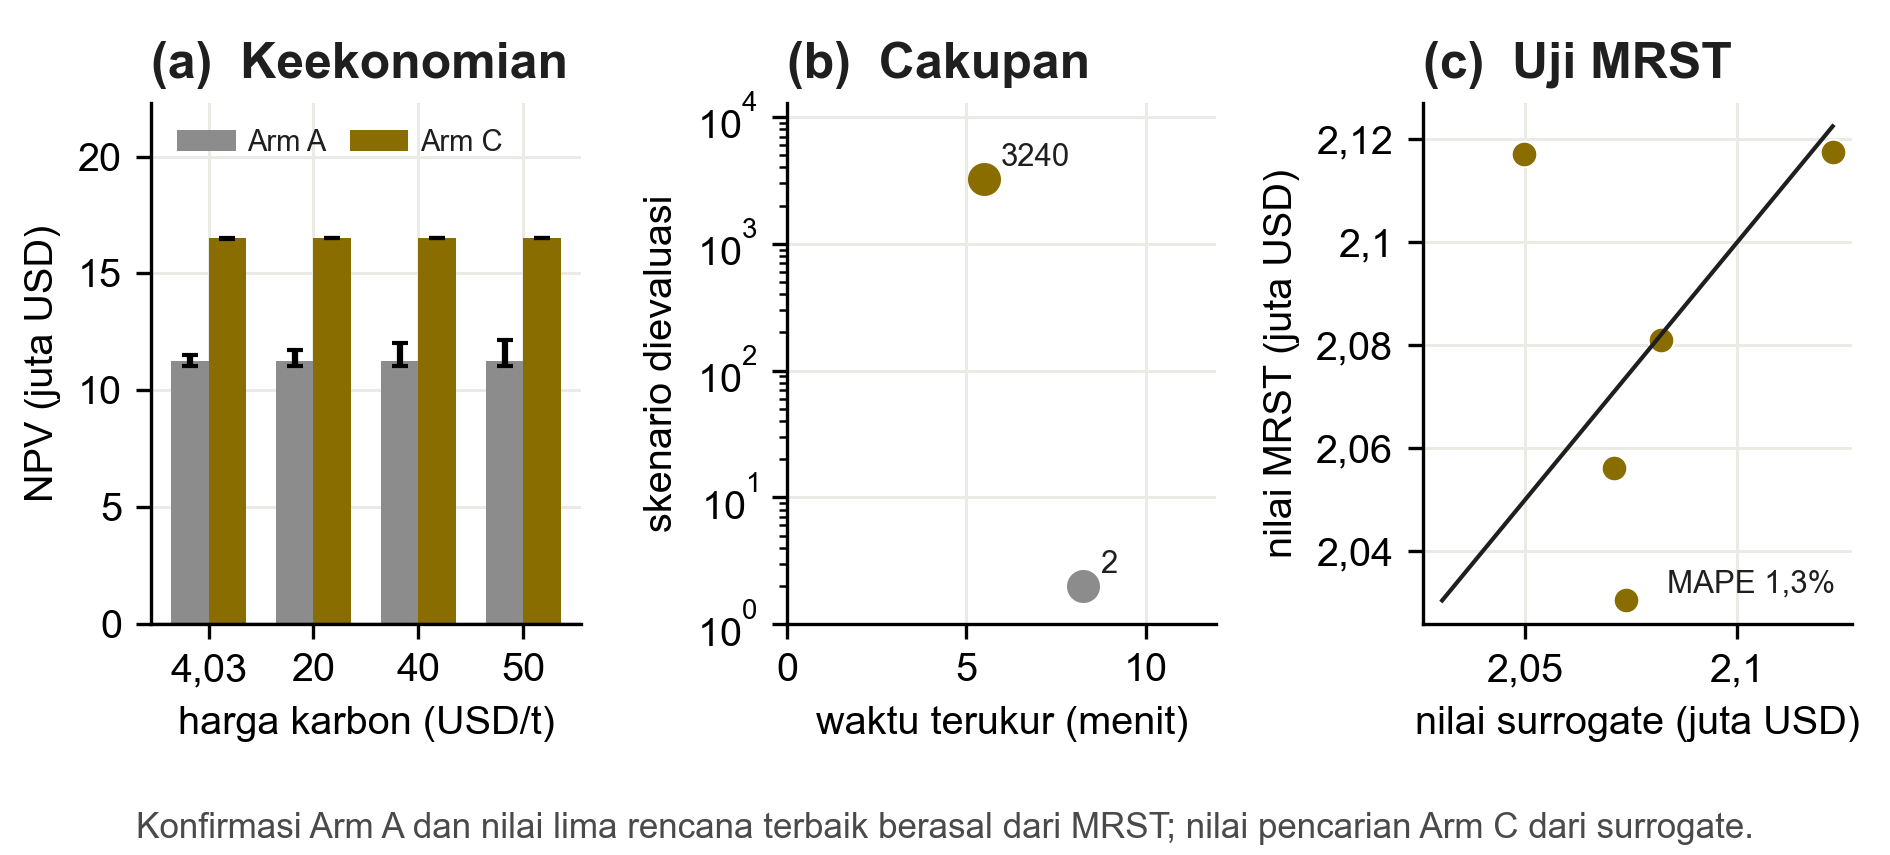

Python code for this plot:
"""Figure 8 - A/B/C economics, coverage, and top-five MRST confirmation."""

from pathlib import Path

import matplotlib

matplotlib.use("Agg")
import matplotlib.pyplot as plt
from feature007_common import localize
import numpy as np

from feature007_common import blocked_main, load_table, parser, require_ready


OUT_DIR = Path(__file__).parent
INK = "#1F1F1F"
SUB_INK = "#4A4A4A"
COLORS = {"A": "#8C8C8C", "B": "#3E6FA8", "C": "#8A6D00"}


def _style(ax) -> None:
    ax.spines[["top", "right"]].set_visible(False)
    ax.grid(color="#ECEAE4", lw=0.7)
    ax.set_axisbelow(True)


def generate() -> None:
    args = parser(8, __doc__).parse_args()
    manifest, _ = require_ready(args.bundle, args.figure_number)
    economics = load_table(args.bundle, manifest, "abc_economics")
    runtime = load_table(args.bundle, manifest, "abc_runtime")
    confirmation = load_table(args.bundle, manifest, "topk_confirmation")

    plt.rcParams.update(
        {
            "font.family": "Arial",
            "font.size": 9.5,
            "axes.titlesize": 12,
            "axes.labelsize": 9.5,
            "pdf.fonttype": 42,
            "ps.fonttype": 42,
            "text.color": INK,
        }
    )
    fig, axes = plt.subplots(1, 3, figsize=(6.3, 2.85), gridspec_kw={"wspace": 0.48})

    ax = axes[0]
    prices = sorted({float(row["carbon_price_usd_per_tonne"]) for row in economics})
    arms = [arm for arm in ("A", "B", "C") if any(row["arm"] == arm for row in economics)]
    width = 0.72 / len(arms)
    x = np.arange(len(prices))
    for offset, arm in enumerate(arms):
        rows = {float(row["carbon_price_usd_per_tonne"]): row for row in economics if row["arm"] == arm}
        values = np.array([float(rows[price]["npv_usd"]) / 1e6 for price in prices])
        low = np.array([float(rows[price]["npv_low_usd"]) / 1e6 for price in prices])
        high = np.array([float(rows[price]["npv_high_usd"]) / 1e6 for price in prices])
        ax.bar(x + (offset - (len(arms) - 1) / 2) * width, values, width=width, color=COLORS[arm], label=f"Arm {arm}",
               yerr=np.vstack([values - low, high - values]), capsize=2, linewidth=0)
    ax.axhline(0, color=INK, lw=0.8)
    ax.set_xticks(x, [f"{price:.2f}".rstrip("0").rstrip(".").replace(".", ",") for price in prices])
    ax.set_xlabel("harga karbon (USD/t)")
    ax.set_ylabel("NPV (juta USD)")
    ax.set_title("(a)  Keekonomian", loc="left", fontweight="bold")
    top = max(float(row["npv_high_usd"]) for row in economics) / 1e6
    ax.set_ylim(0, top * 1.35)
    ax.legend(loc="upper left", ncol=len(arms), fontsize=7.0, frameon=False,
              handletextpad=0.4, columnspacing=0.8)
    _style(ax)

    ax = axes[1]
    for row in runtime:
        arm = row["arm"]
        ax.scatter(float(row["wall_clock_seconds"]) / 60,
                   float(row["scenarios_evaluated"]),
                   color=COLORS[arm], s=48, label=f"Arm {arm}")
        ax.annotate(f"{int(float(row['scenarios_evaluated']))}",
                    (float(row["wall_clock_seconds"]) / 60, float(row["scenarios_evaluated"])),
                    xytext=(4, 3), textcoords="offset points", fontsize=7.5)
    ax.set_yscale("log")
    ax.set_xlim(0, max(float(row["wall_clock_seconds"]) for row in runtime) / 60 * 1.45)
    ax.set_ylim(1, 3240 * 4)
    ax.set_xlabel("waktu terukur (menit)")
    ax.set_ylabel("skenario dievaluasi")
    ax.set_title("(b)  Cakupan", loc="left", fontweight="bold")
    _style(ax)

    ax = axes[2]
    surrogate = np.array([float(row["surrogate_value"]) for row in confirmation]) / 1e6
    mrst = np.array([float(row["mrst_value"]) for row in confirmation]) / 1e6
    low = min(surrogate.min(), mrst.min())
    high = max(surrogate.max(), mrst.max())
    ax.plot([low, high], [low, high], color=INK, lw=1.0)
    ax.scatter(surrogate, mrst, color=COLORS["C"], s=38, edgecolors="white", linewidths=0.5)
    ax.set_xlabel("nilai surrogate (juta USD)")
    ax.set_ylabel("nilai MRST (juta USD)")
    ax.set_title("(c)  Uji MRST", loc="left", fontweight="bold")
    mape = float(np.mean(np.abs(surrogate - mrst) / np.abs(mrst))) * 100
    ax.text(0.96, 0.05, f"MAPE {mape:.1f}%".replace(".", ","), transform=ax.transAxes, fontsize=7.5, ha="right", va="bottom")
    _style(ax)

    fig.text(0.5, 0.02, "Konfirmasi Arm A dan nilai lima rencana terbaik berasal dari MRST; nilai pencarian Arm C dari surrogate.",
             ha="center", fontsize=8.4, color=SUB_INK)
    fig.subplots_adjust(left=0.08, right=0.98, top=0.88, bottom=0.27)
    localize(fig)
    fig.savefig(OUT_DIR / "fig08_abc_economics.pdf")
    fig.savefig(OUT_DIR / "fig08_abc_economics.png", dpi=300)
    plt.close(fig)
    print("wrote", OUT_DIR / "fig08_abc_economics.pdf")


if __name__ == "__main__":
    raise SystemExit(blocked_main(generate))
